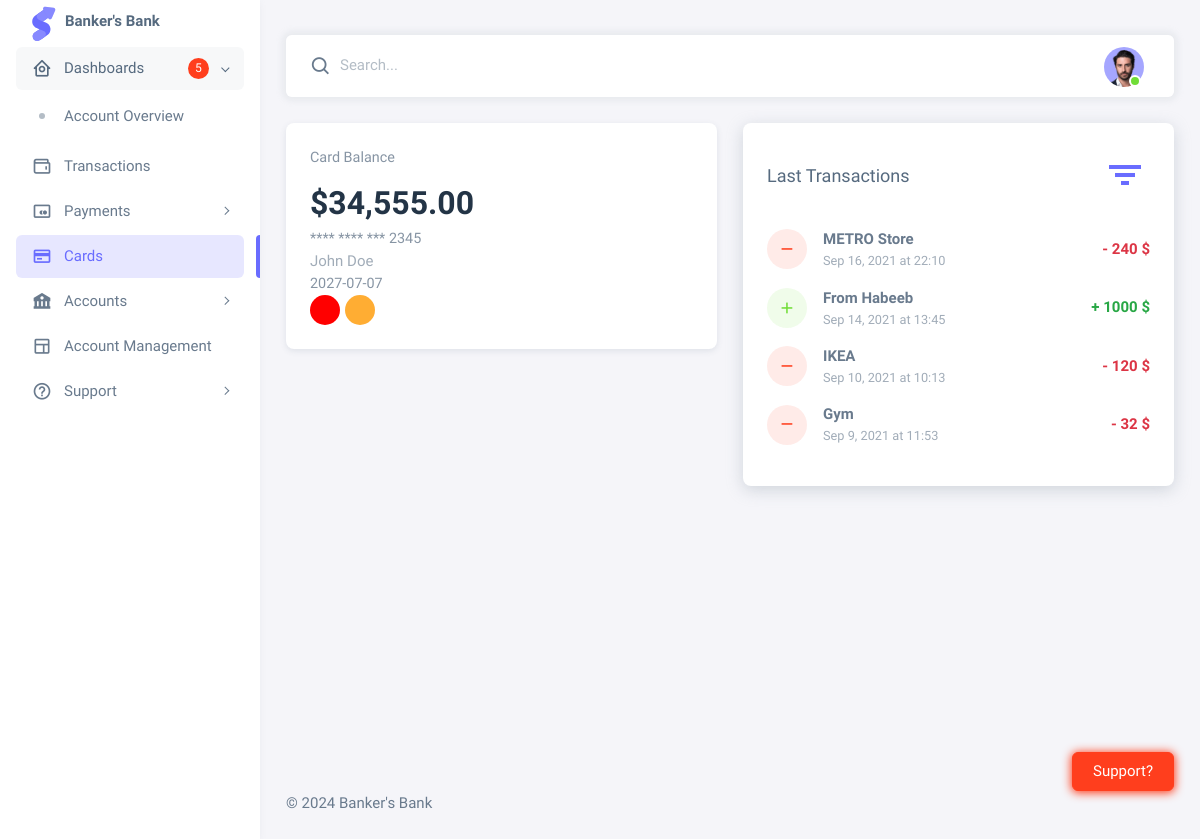
The app's page /client/html/card.php (signed in), older data.
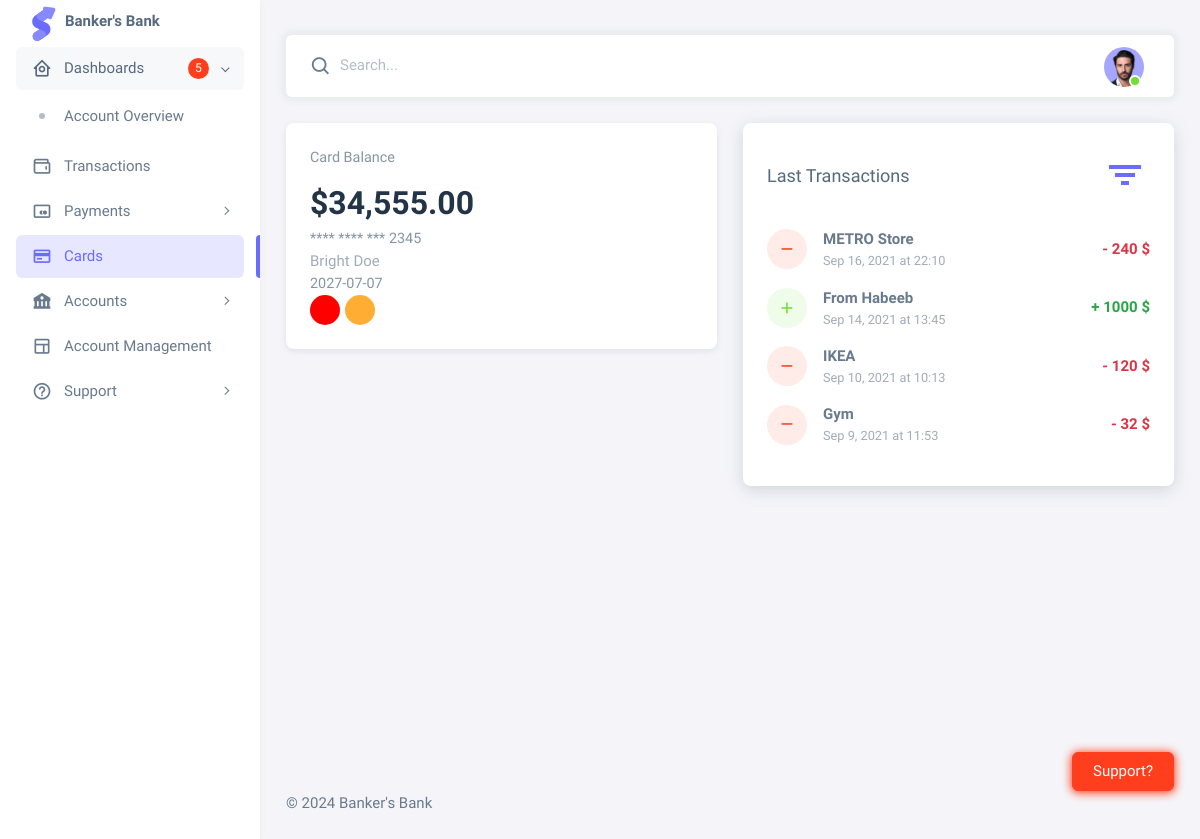
The same page, newer data.
### tables this page shows
CREATE TABLE `cards` (
  `id` int(11) NOT NULL,
  `account_number` varchar(20) NOT NULL,
  `card_number` varchar(20) NOT NULL,
  `cvv` varchar(4) NOT NULL,
  `issued_date` date NOT NULL,
  `expiration_date` date NOT NULL,
  `card_balance` decimal(15,2) NOT NULL,
  `card_type` enum('Credit','Debit') NOT NULL,
  `status` enum('Active','Inactive','Blocked') NOT NULL,
  `cardholder_name` varchar(100) NOT NULL,
  `created_at` timestamp NOT NULL DEFAULT CURRENT_TIMESTAMP,
  `updated_at` timestamp NOT NULL DEFAULT CURRENT_TIMESTAMP ON UPDATE CURRENT_TIMESTAMP
);

### client/classes/Db.php (called while the page is built, shortened)
<?php
class Db
{
  private $dbhost = DBHOST;
  private $dbname = DBNAME;
  private $dbuser = DBUSER;
  private $dbpass = DBPASS;
  protected function connect()
  {
    $dsn = "mysql:host=$this->dbhost;dbname=$this->dbname;";
    $option = [
      PDO::ATTR_ERRMODE => PDO::ERRMODE_EXCEPTION
    ];
    try {
      $this->conn = new PDO($dsn, $this->dbuser, $this->dbpass, $option);
      return $this->conn;
    } catch (Exception $e) {
      $e->getMessage();
      return false;
    }
  }
}

### client/classes/User.php (called while the page is built, shortened)
<?php
require_once "Db.php";
class User extends Db
{
  private $dbconn;
  public function __construct()
  {
    $this->dbconn = $this->connect();
  }
  public function getUser($userId)
  {
    $sql = "SELECT *
FROM client_profiles
JOIN users ON client_profiles.user_id = users.id
JOIN client_accounts ON client_profiles.user_id = client_accounts.user_id
JOIN country ON client_profiles.country = country.idcountry
JOIN state ON client_profiles.state = state.idstate
WHERE client_profiles.user_id = ?";
    $stmt = $this->dbconn->prepare($sql);
    $stmt->execute([$userId]);
    $account = $stmt->fetch(PDO::FETCH_ASSOC);
    return $account;
  }
}

### client/classes/Card.php (called while the page is built, shortened)
<?php
require_once "Db.php";
class Card extends Db
{
  private $dbconn;
  public function __construct()
  {
    $this->dbconn = $this->connect();
  }
  public function getCard($userAccount)
  {
    $sql = "SELECT * FROM cards WHERE account_number = ?";
    $stmt = $this->dbconn->prepare($sql);
    $stmt->execute([$userAccount]);
    $card = $stmt->fetch(PDO::FETCH_ASSOC);
    return $card;
  }
}

### client/classes/Utilities.php (called while the page is built, shortened)
<?php
class Utilities
{
  public static function convertToCurrency($amount)
  {
    $formattedAmount = number_format((float)$amount, 2, '.', ',');
    return $formattedAmount;
  }
  public static function maskCardNumber($cardNumber)
  {
    $cardNumber = strval($cardNumber);
    $lastFour = substr($cardNumber, -4);
    $length = strlen($cardNumber);
    $masked = '';
    for ($i = 0; $i < $length - 4; $i++) {
      if ($i % 4 == 0 && $i != 0) {
        $masked .= ' ';
      }
      $masked .= '*';
    }
    if ($masked !== '') {
      $masked .= ' ';
    }
    $masked .= $lastFour;
    return $masked;
  }
}

### client/html/card.php (the view, shortened to what the changed rows need)
<?php
require_once "../classes/Utilities.php";
require_once "../classes/User.php";
require_once "../classes/Card.php";
$activeUser = ($_SESSION['useronline']);
$userId = $activeUser['id'];
$getUser = new User;
$getCard = new Card;
$userInfo = $getUser->getUser($userId);
$accountnum = $userInfo['account_number'];
$cardInfo = $getCard->getCard($accountnum);
?>
<?php
require_once "../partials/hstart.php";
?>
<?php require_once "../partials/hbottom.php"; ?>
<div class="layout-page">
  <div class="content-wrapper">
    <div class="container-xxl flex-grow-1 container-p-y">
      <div class="row mb-5">
        <?php if (!empty($cardInfo)) :
          $num = Utilities::maskCardNumber($cardInfo['card_number']);
          $date = $cardInfo['expiration_date'];
          $balance = Utilities::convertToCurrency($cardInfo['card_balance']);
          $name = $cardInfo['cardholder_name'];
        ?>
          <div class="col-md-12 col-lg-6 mb-3">
            <div class="card">
              <div class="card-body">
                <div class="card-type">Card Balance</div>
                <div class="card-balance"><span class="text-dark">$<?php echo $balance ?></span></div>
                <div class="card-number"><?php echo $num ?></div>
                <div class="text-muted"><?php echo $name ?></div>
                <div class="card-expiry"><?php echo $date ?></div>
                <div class="card-logo">
                  <div class="card-logo-circle"></div>
                  <div class="card-logo-circle"></div>
                </div>
              </div>
            </div>
          </div>
        <?php else : ?>
          <p class="text-primary text-center">No Card Activated. Contact Support for card Application.<a class="text-info" href="contactsupport.php">Here</a></p>
        <?php endif ?>
      </div>
    </div>
    <?php require_once "../partials/footer.php"; ?>

Row changes from the older to the newer data that the page shows:
changed cards: cardholder_name "John Doe" → "Bright Doe"
